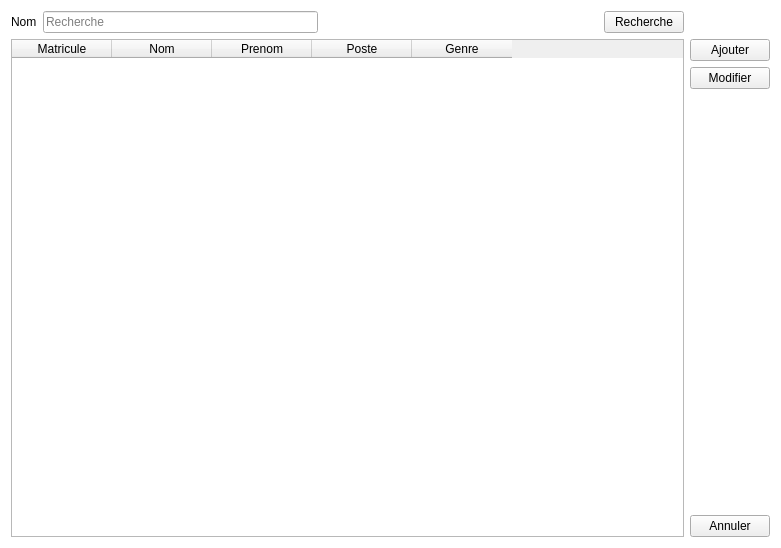
<?xml version="1.0" encoding="UTF-8"?>
<ui version="4.0">
 <class>Form</class>
 <widget class="QWidget" name="Form">
  <property name="geometry">
   <rect>
    <x>0</x>
    <y>0</y>
    <width>781</width>
    <height>548</height>
   </rect>
  </property>
  <property name="windowTitle">
   <string>Employés</string>
  </property>
  <property name="styleSheet">
   <string notr="true">#Form{
	
	background-color: rgb(255, 255, 255);
}</string>
  </property>
  <layout class="QGridLayout" name="gridLayout">
   <item row="0" column="3">
    <widget class="QPushButton" name="rechercher_button">
     <property name="text">
      <string>Recherche</string>
     </property>
    </widget>
   </item>
   <item row="0" column="0">
    <widget class="QLabel" name="label">
     <property name="text">
      <string>Nom</string>
     </property>
     <property name="margin">
      <number>10</number>
     </property>
    </widget>
   </item>
   <item row="0" column="1">
    <widget class="QLineEdit" name="lineEdit">
     <property name="placeholderText">
      <string>Recherche</string>
     </property>
    </widget>
   </item>
   <item row="1" column="4">
    <layout class="QVBoxLayout" name="verticalLayout">
     <item>
      <widget class="QPushButton" name="ajouter_button">
       <property name="text">
        <string>Ajouter</string>
       </property>
      </widget>
     </item>
     <item>
      <widget class="QPushButton" name="modifier_button">
       <property name="text">
        <string>Modifier</string>
       </property>
      </widget>
     </item>
     <item>
      <spacer name="verticalSpacer">
       <property name="orientation">
        <enum>Qt::Vertical</enum>
       </property>
       <property name="sizeHint" stdset="0">
        <size>
         <width>20</width>
         <height>40</height>
        </size>
       </property>
      </spacer>
     </item>
     <item>
      <widget class="QPushButton" name="annuler_button">
       <property name="text">
        <string>Annuler</string>
       </property>
      </widget>
     </item>
    </layout>
   </item>
   <item row="1" column="0" colspan="4">
    <widget class="QTableWidget" name="tableWidget">
     <column>
      <property name="text">
       <string>Matricule</string>
      </property>
     </column>
     <column>
      <property name="text">
       <string>Nom</string>
      </property>
     </column>
     <column>
      <property name="text">
       <string>Prenom</string>
      </property>
     </column>
     <column>
      <property name="text">
       <string>Poste</string>
      </property>
     </column>
     <column>
      <property name="text">
       <string>Genre</string>
      </property>
     </column>
    </widget>
   </item>
   <item row="0" column="2">
    <spacer name="horizontalSpacer">
     <property name="orientation">
      <enum>Qt::Horizontal</enum>
     </property>
     <property name="sizeHint" stdset="0">
      <size>
       <width>40</width>
       <height>20</height>
      </size>
     </property>
    </spacer>
   </item>
  </layout>
 </widget>
 <resources/>
 <connections>
  <connection>
   <sender>annuler_button</sender>
   <signal>clicked()</signal>
   <receiver>Form</receiver>
   <slot>close()</slot>
   <hints>
    <hint type="sourcelabel">
     <x>733</x>
     <y>526</y>
    </hint>
    <hint type="destinationlabel">
     <x>390</x>
     <y>273</y>
    </hint>
   </hints>
  </connection>
 </connections>
 <slots>
  <slot>slot1()</slot>
 </slots>
</ui>
